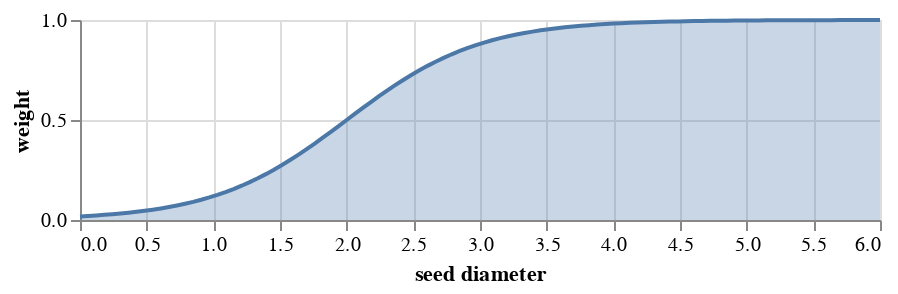

The cell this chart's notebook holds for it:
### Markdown cell above
---

## Scenario 2: biased sampling

In this scenario, you'll use the same hypothetical population of eucalyptus seed diameter measurements and explore the impact of a biased sampling design.

### Hypothetical sampling design

In the first design, you were asked to imagine that you collected and sifted plant material to obtain seeds. Suppose you didn't know that the typical seed is about 1mm in diameter and decided to use a sieve that is a little too coarse, tending only to sift out larger seeds and letting smaller seeds pass through. As a result, small seeds have a lower probability of being included in the sample and large seeds have a higher probability of being included in the sample. 

This kind of sampling design can be described by assigning differential *sampling weights* $w_1, \dots, w_N$ to each observation. The cell below defines a `weight_fn` that calculates a weight $w_i$ between 0 and 1 according to diameter, so that larger diameters have larger weights and are more likely to be sampled.

### Code cell
# inclusion weight as a function of seed diameter
def weight_fn(x, r = 2, c = 2):
    out = 1/(1 + np.e**(-r*(x - c)))
    return out

# create a grid of values to use in plotting the function
grid = np.linspace(0, 6, 100)
weight_df = pd.DataFrame(
    {'seed diameter': grid,
     'weight': weight_fn(grid)}
)

# plot of inclusion probability against diameter
weight_plot = alt.Chart(weight_df).mark_area(opacity = 0.3, line = True).encode(
    x = 'seed diameter',
    y = 'weight'
).properties(height = 100)

# show plot
weight_plot

### Figure 1 — Vega-Lite specification as saved in the notebook (floating-point values rounded to 4 significant figures)
{"config": {"view": {"continuousWidth": 400, "continuousHeight": 300}}, "data": {"name": "data-bd1608fc089bfebe87d6034989b5ca13"}, "mark": {"type": "area", "line": true, "opacity": 0.3}, "encoding": {"x": {"type": "quantitative", "field": "seed diameter"}, "y": {"type": "quantitative", "field": "weight"}}, "height": 100, "$schema": "https://vega.github.io/schema/vega-lite/v4.8.1.json", "datasets": {"data-bd1608fc089bfebe87d6034989b5ca13": [{"seed diameter": 0.0, "weight": 0.01799}, {"seed diameter": 0.06061, "weight": 0.02026}, {"seed diameter": 0.1212, "weight": 0.02281}, {"seed diameter": 0.1818, "weight": 0.02567}, {"seed diameter": 0.2424, "weight": 0.02888}, {"seed diameter": 0.303, "weight": 0.03249}, {"seed diameter": 0.3636, "weight": 0.03652}, {"seed diameter": 0.4242, "weight": 0.04103}, {"seed diameter": 0.4848, "weight": 0.04608}, {"seed diameter": 0.5455, "weight": 0.05171}, {"seed diameter": 0.6061, "weight": 0.05798}, {"seed diameter": 0.6667, "weight": 0.06497}, {"seed diameter": 0.7273, "weight": 0.07273}, {"seed diameter": 0.7879, "weight": 0.08134}, {"seed diameter": 0.8485, "weight": 0.09087}, {"seed diameter": 0.9091, "weight": 0.1014}, {"seed diameter": 0.9697, "weight": 0.113}, {"seed diameter": 1.03, "weight": 0.1257}, {"seed diameter": 1.091, "weight": 0.1397}, {"seed diameter": 1.152, "weight": 0.1549}, {"seed diameter": 1.212, "weight": 0.1714}, {"seed diameter": 1.273, "weight": 0.1893}, {"seed diameter": 1.333, "weight": 0.2086}, {"seed diameter": 1.394, "weight": 0.2293}, {"seed diameter": 1.455, "weight": 0.2514}, {"seed diameter": 1.515, "weight": 0.2749}, {"seed diameter": 1.576, "weight": 0.2998}, {"seed diameter": 1.636, "weight": 0.3258}, {"seed diameter": 1.697, "weight": 0.353}, {"seed diameter": 1.758, "weight": 0.3811}, {"seed diameter": 1.818, "weight": 0.4101}, {"seed diameter": 1.879, "weight": 0.4397}, {"seed diameter": 1.939, "weight": 0.4697}, {"seed diameter": 2.0, "weight": 0.5}, {"seed diameter": 2.061, "weight": 0.5303}, {"seed diameter": 2.121, "weight": 0.5603}, {"seed diameter": 2.182, "weight": 0.5899}, {"seed diameter": 2.242, "weight": 0.6189}, {"seed diameter": 2.303, "weight": 0.647}, {"seed diameter": 2.364, "weight": 0.6742}, {"seed diameter": 2.424, "weight": 0.7002}, {"seed diameter": 2.485, "weight": 0.7251}, {"seed diameter": 2.545, "weight": 0.7486}, {"seed diameter": 2.606, "weight": 0.7707}, {"seed diameter": 2.667, "weight": 0.7914}, {"seed diameter": 2.727, "weight": 0.8107}, {"seed diameter": 2.788, "weight": 0.8286}, {"seed diameter": 2.848, "weight": 0.8451}, {"seed diameter": 2.909, "weight": 0.8603}, {"seed diameter": 2.97, "weight": 0.8743}, {"seed diameter": 3.03, "weight": 0.887}, {"seed diameter": 3.091, "weight": 0.8986}, {"seed diameter": 3.152, "weight": 0.9091}, {"seed diameter": 3.212, "weight": 0.9187}, {"seed diameter": 3.273, "weight": 0.9273}, {"seed diameter": 3.333, "weight": 0.935}, {"seed diameter": 3.394, "weight": 0.942}, {"seed diameter": 3.455, "weight": 0.9483}, {"seed diameter": 3.515, "weight": 0.9539}, {"seed diameter": 3.576, "weight": 0.959}, {"seed diameter": 3.636, "weight": 0.9635}, {"seed diameter": 3.697, "weight": 0.9675}, {"seed diameter": 3.758, "weight": 0.9711}, {"seed diameter": 3.818, "weight": 0.9743}, {"seed diameter": 3.879, "weight": 0.9772}, {"seed diameter": 3.939, "weight": 0.9797}, {"seed diameter": 4.0, "weight": 0.982}, {"seed diameter": 4.061, "weight": 0.984}, {"seed diameter": 4.121, "weight": 0.9858}, {"seed diameter": 4.182, "weight": 0.9874}, {"seed diameter": 4.242, "weight": 0.9888}, {"seed diameter": 4.303, "weight": 0.9901}, {"seed diameter": 4.364, "weight": 0.9912}, {"seed diameter": 4.424, "weight": 0.9922}, {"seed diameter": 4.485, "weight": 0.9931}, {"seed diameter": 4.545, "weight": 0.9939}, {"seed diameter": 4.606, "weight": 0.9946}, {"seed diameter": 4.667, "weight": 0.9952}, {"seed diameter": 4.727, "weight": 0.9957}, {"seed diameter": 4.788, "weight": 0.9962}, {"seed diameter": 4.848, "weight": 0.9967}, {"seed diameter": 4.909, "weight": 0.997}, {"seed diameter": 4.97, "weight": 0.9974}, {"seed diameter": 5.03, "weight": 0.9977}, {"seed diameter": 5.091, "weight": 0.9979}, {"seed diameter": 5.152, "weight": 0.9982}, {"seed diameter": 5.212, "weight": 0.9984}, {"seed diameter": 5.273, "weight": 0.9986}, {"seed diameter": 5.333, "weight": 0.9987}, {"seed diameter": 5.394, "weight": 0.9989}, {"seed diameter": 5.455, "weight": 0.999}, {"seed diameter": 5.515, "weight": 0.9991}, {"seed diameter": 5.576, "weight": 0.9992}, {"seed diameter": 5.636, "weight": 0.9993}, {"seed diameter": 5.697, "weight": 0.9994}, {"seed diameter": 5.758, "weight": 0.9995}, {"seed diameter": 5.818, "weight": 0.9995}, {"seed diameter": 5.879, "weight": 0.9996}, {"seed diameter": 5.939, "weight": 0.9996}, {"seed diameter": 6.0, "weight": 0.9997}]}}
